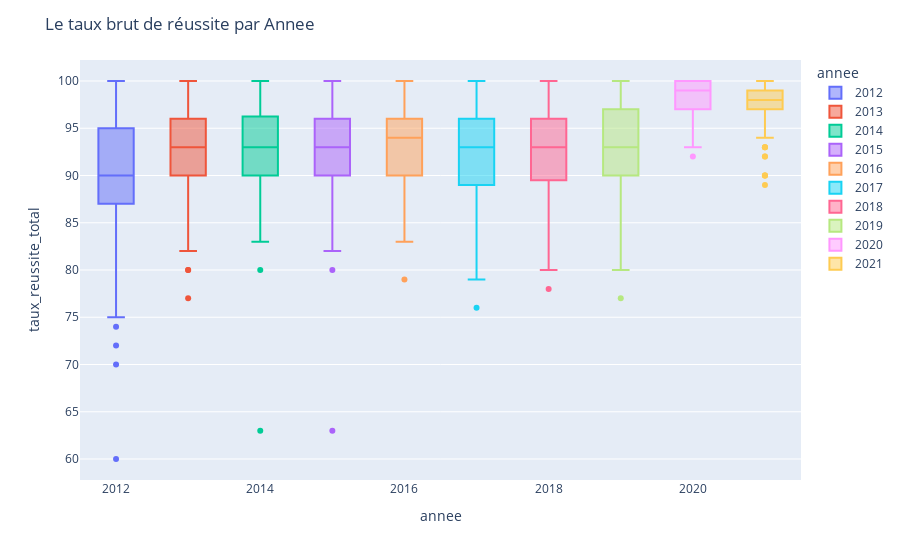

Write notebook code for a chart like this one.
### Markdown cell above
#### Boxplot : Le taux de réussite au baccalauréat par année

### Code cell
#plotting a boxplot 
fig = px.box(df_lycee_gen, x="annee", y="taux_reussite_total", color="annee")
fig.update_layout(title_text="Le taux brut de réussite par Annee")
fig.show()
image = fig.to_image(format='png',width=1200, height=700, scale=2)
Image(image)

### Figure 1 — Plotly figure (JSON) as saved in the notebook; plotly's stock layout.template omitted (floating-point values rounded to 4 significant figures; data arrays with more than 128 entries replaced by an {"elided": "..."} marker saying what was removed)
{"data": [{"alignmentgroup": "True", "hovertemplate": "annee=%{x}<br>taux_reussite_total=%{y}<extra></extra>", "legendgroup": "2012", "marker": {"color": "#636efa"}, "name": "2012", "notched": false, "offsetgroup": "2012", "orientation": "v", "showlegend": true, "type": "box", "x": {"elided": "174 int values"}, "x0": " ", "xaxis": "x", "y": {"elided": "174 int values"}, "y0": " ", "yaxis": "y"}, {"alignmentgroup": "True", "hovertemplate": "annee=%{x}<br>taux_reussite_total=%{y}<extra></extra>", "legendgroup": "2013", "marker": {"color": "#EF553B"}, "name": "2013", "notched": false, "offsetgroup": "2013", "orientation": "v", "showlegend": true, "type": "box", "x": {"elided": "178 int values"}, "x0": " ", "xaxis": "x", "y": {"elided": "178 int values"}, "y0": " ", "yaxis": "y"}, {"alignmentgroup": "True", "hovertemplate": "annee=%{x}<br>taux_reussite_total=%{y}<extra></extra>", "legendgroup": "2014", "marker": {"color": "#00cc96"}, "name": "2014", "notched": false, "offsetgroup": "2014", "orientation": "v", "showlegend": true, "type": "box", "x": {"elided": "177 int values"}, "x0": " ", "xaxis": "x", "y": {"elided": "177 int values"}, "y0": " ", "yaxis": "y"}, {"alignmentgroup": "True", "hovertemplate": "annee=%{x}<br>taux_reussite_total=%{y}<extra></extra>", "legendgroup": "2015", "marker": {"color": "#ab63fa"}, "name": "2015", "notched": false, "offsetgroup": "2015", "orientation": "v", "showlegend": true, "type": "box", "x": {"elided": "179 int values"}, "x0": " ", "xaxis": "x", "y": {"elided": "179 int values"}, "y0": " ", "yaxis": "y"}, {"alignmentgroup": "True", "hovertemplate": "annee=%{x}<br>taux_reussite_total=%{y}<extra></extra>", "legendgroup": "2016", "marker": {"color": "#FFA15A"}, "name": "2016", "notched": false, "offsetgroup": "2016", "orientation": "v", "showlegend": true, "type": "box", "x": {"elided": "185 int values"}, "x0": " ", "xaxis": "x", "y": {"elided": "185 int values"}, "y0": " ", "yaxis": "y"}, {"alignmentgroup": "True", "hovertemplate": "annee=%{x}<br>taux_reussite_total=%{y}<extra></extra>", "legendgroup": "2017", "marker": {"color": "#19d3f3"}, "name": "2017", "notched": false, "offsetgroup": "2017", "orientation": "v", "showlegend": true, "type": "box", "x": {"elided": "179 int values"}, "x0": " ", "xaxis": "x", "y": {"elided": "179 int values"}, "y0": " ", "yaxis": "y"}, {"alignmentgroup": "True", "hovertemplate": "annee=%{x}<br>taux_reussite_total=%{y}<extra></extra>", "legendgroup": "2018", "marker": {"color": "#FF6692"}, "name": "2018", "notched": false, "offsetgroup": "2018", "orientation": "v", "showlegend": true, "type": "box", "x": {"elided": "180 int values"}, "x0": " ", "xaxis": "x", "y": {"elided": "180 int values"}, "y0": " ", "yaxis": "y"}, {"alignmentgroup": "True", "hovertemplate": "annee=%{x}<br>taux_reussite_total=%{y}<extra></extra>", "legendgroup": "2019", "marker": {"color": "#B6E880"}, "name": "2019", "notched": false, "offsetgroup": "2019", "orientation": "v", "showlegend": true, "type": "box", "x": {"elided": "183 int values"}, "x0": " ", "xaxis": "x", "y": {"elided": "183 int values"}, "y0": " ", "yaxis": "y"}, {"alignmentgroup": "True", "hovertemplate": "annee=%{x}<br>taux_reussite_total=%{y}<extra></extra>", "legendgroup": "2020", "marker": {"color": "#FF97FF"}, "name": "2020", "notched": false, "offsetgroup": "2020", "orientation": "v", "showlegend": true, "type": "box", "x": {"elided": "182 int values"}, "x0": " ", "xaxis": "x", "y": {"elided": "182 int values"}, "y0": " ", "yaxis": "y"}, {"alignmentgroup": "True", "hovertemplate": "annee=%{x}<br>taux_reussite_total=%{y}<extra></extra>", "legendgroup": "2021", "marker": {"color": "#FECB52"}, "name": "2021", "notched": false, "offsetgroup": "2021", "orientation": "v", "showlegend": true, "type": "box", "x": {"elided": "183 int values"}, "x0": " ", "xaxis": "x", "y": {"elided": "183 int values"}, "y0": " ", "yaxis": "y"}], "layout": {"boxmode": "overlay", "legend": {"title": {"text": "annee"}, "tracegroupgap": 0}, "margin": {"t": 60}, "title": {"text": "Le taux brut de réussite par Annee"}, "xaxis": {"anchor": "y", "categoryarray": [2012, 2013, 2014, 2015, 2016, 2017, 2018, 2019, 2020, 2021], "categoryorder": "array", "domain": [0, 1], "title": {"text": "annee"}}, "yaxis": {"anchor": "x", "domain": [0, 1], "title": {"text": "taux_reussite_total"}}}}
